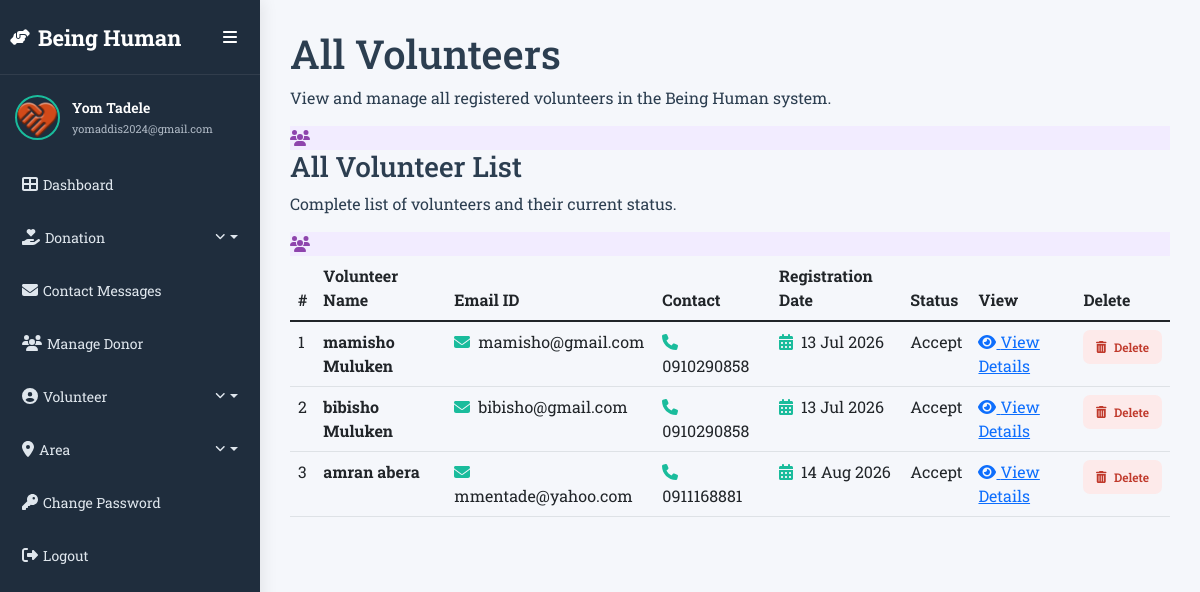
The page /all-volunteer/ (signed in) on the database its author committed.
### app/models.py (models this page shows, shortened)
class Volunteer(models.Model):
    user = models.ForeignKey(User, on_delete=models.CASCADE)
    contact = models.CharField(max_length=20, null=True)
    address = models.CharField(max_length=300, null=True)
    userpic = models.ImageField(upload_to='volunteer', null=True, blank=True)
    idpic = models.ImageField(upload_to='volunteer', null=True, blank=True)
    aboutme = models.CharField(max_length=300, null=True)
    status = models.CharField(max_length=20, null=True)
    regdate = models.DateTimeField(auto_now_add=True)
    adminremark = models.CharField(max_length=300, null=True)
    updationdate = models.DateField(null=True)

### app/views.py (the view)
def all_volunteer(request):
    if not request.user.is_authenticated:
        return redirect('/login-admin')
    volunteer = Volunteer.objects.all()
    return render(request, "app/all-volunteer.html", locals())

### app/templates/app/all-volunteer.html (shortened to what this page needs)
{% extends 'app/base-db-admin.html' %}
{% load static %}
{% block main %}
<div class="admin-page">
    <div class="admin-page-header">
        <div>
            <h1 class="admin-page-title">
                All Volunteers
            </h1>
            <p class="admin-page-subtitle">
                View and manage all registered volunteers in the Being Human system.
            </p>
        </div>
        <div class="admin-page-icon all-volunteer-page-icon">
            <i class="fas fa-users"></i>
        </div>
    </div>
    <div class="admin-content-card">
        <div class="admin-content-card-header">
            <div>
                <h3>
                    All Volunteer List
                </h3>
                <p>
                    Complete list of volunteers and their current status.
                </p>
            </div>
            <div class="admin-header-icon all-volunteer-header-icon">
                <i class="fas fa-users"></i>
            </div>
        </div>
        <div class="admin-table-wrapper">
            <table id="mytable"
                   class="table admin-table">
                <thead>
                    <tr>
                        <th scope="col">
                            #
                        </th>
                        <th scope="col">
                            Volunteer Name
                        </th>
                        <th scope="col">
                            Email ID
                        </th>
                        <th scope="col">
                            Contact
                        </th>
                        <th scope="col">
                            Registration Date
                        </th>
                        <th scope="col">
                            Status
                        </th>
                        <th scope="col">
                            View
                        </th>
                        <th scope="col">
                            Delete
                        </th>
                    </tr>
                </thead>
                <tbody>
                    {% for i in volunteer %}
                    <tr>
                        <td>
                            {{ forloop.counter }}
                        </td>
                        <td>
                            <strong>
                                {{ i.user.first_name }}
                                {{ i.user.last_name }}
                            </strong>
                        </td>
                        <td>
                            <span>
                                <i class="fas fa-envelope me-1"
                                   style="color:#1abc9c;"></i>
                                {{ i.user.email }}
                            </span>
                        </td>
                        <td>
                            <span>
                                <i class="fas fa-phone me-1"
                                   style="color:#1abc9c;"></i>
                                {{ i.contact }}
                            </span>
                        </td>
                        <td>
                            <span>
                                <i class="fas fa-calendar-alt me-1"
                                   style="color:#1abc9c;"></i>
                                {{ i.regdate|date:"d M Y" }}
                            </span>
                        </td>
                        <td>
                            {% if i.status == "Accepted" %}
                                <span class="admin-status accepted">
                                    {{ i.status }}
                                </span>
                            {% elif i.status == "Accept" %}
                                <span class="admin-status accepted">
                                    {{ i.status }}
                                </span>
                            {% elif i.status == "Rejected" %}
                                <span class="admin-status rejected">
                                    {{ i.status }}
                                </span>
                            {% elif i.status == "Reject" %}
                                <span class="admin-status rejected">
                                    {{ i.status }}
                                </span>
                            {% elif i.status == "Pending" %}
                                <span class="admin-status pending">
                                    {{ i.status }}
                                </span>
                            {% else %}
                                <span class="admin-status">
                                    {{ i.status }}
                                </span>
                            {% endif %}
                        </td>
                        <td>
                            <a href="{% url 'view_volunteerdetail' i.id %}"
                               class="admin-action-btn">
                                <i class="fas fa-eye"></i>
                                View Details
                            </a>
                        </td>
                        <td>
                            <a href="{% url 'delete_volunteer' i.id %}"
                               class="admin-delete-btn"
                               onclick="return confirm('Are you sure you want to delete this volunteer?')">
                                <i class="fas fa-trash-alt"></i>
                                Delete
                            </a>
                        </td>
                    </tr>
                    {% endfor %}
                </tbody>
            </table>
        </div>
    </div>
</div>
{% endblock main %}

### app/templates/app/base-db-admin.html (shortened to what this page needs)
{% load static %}
<!DOCTYPE html>
<html lang="en">
<head>
    <link rel="stylesheet"
          href="https://cdnjs.cloudflare.com/ajax/libs/font-awesome/6.1.1/css/all.min.css">
    <link rel="stylesheet"
          href="{% static 'css/bootstrap.css' %}">
    <link rel="stylesheet"
          href="https://cdn.datatables.net/1.11.5/css/jquery.dataTables.css">
    <link rel="stylesheet"
          href="{% static 'css/style-admin.css' %}">
</head>
<body>
<div class="sidebar" id="adminSidebar">
    <div class="logo_content">
        <div class="logo">
            <i class="fa fa-hands-helping"></i>
            <div class="logo_name">
               Being Human
            </div>
        </div>
        <button type="button"
                id="btn-sidebar"
                class="sidebar-toggle"
                title="Toggle Sidebar"
                aria-label="Toggle Sidebar">
            <i class="fa fa-bars"></i>
        </button>
    </div>
    <div class="profile_content">
        <div class="profile">
            <div class="profile_details">
                <img src="{% static 'images/logo1.png' %}"
                     alt="Admin Profile">
                <div class="name_job">
                    <div class="name">
                        {{ request.user.first_name }}
                        {{ request.user.last_name }}
                    </div>
                    <div class="email">
                        {{ request.user.email }}
                    </div>
                </div>
            </div>
        </div>
    </div>
    <ul class="nav_list">
        <li>
            <a href="{% url 'index_admin' %}">
                <i class="fa fa-th-large"></i>
                <span class="links_name">
                    Dashboard
                </span>
            </a>
        </li>
        <li class="sidebar-dropdown">
            <a href="#"
               class="dropdown-toggle"
               data-bs-toggle="dropdown"
               aria-expanded="false">
                <i class="fa fa-hand-holding-heart"></i>
                <span class="links_name">
                    Donation
                </span>
                <i class="down-arrow fa-solid fa-angle-down"></i>
            </a>
        </li>
        <li>
            <a href="{% url 'contact_messages' %}">
                <i class="fa-solid fa-envelope"></i>
                <span class="links_name">
                    Contact Messages
                </span>
            </a>
        </li>
        <li>
            <a href="{% url 'manage_donor' %}">
                <i class="fa fa-users"></i>
                <span class="links_name">
                    Manage Donor
                </span>
            </a>
        </li>
        <li class="sidebar-dropdown">
            <a href="#"
               class="dropdown-toggle"
               data-bs-toggle="dropdown"
               aria-expanded="false">
                <i class="fa fa-user-circle"></i>
                <span class="links_name">
                    Volunteer
                </span>
                <i class="down-arrow fa-solid fa-angle-down"></i>
            </a>
        </li>
        <li class="sidebar-dropdown">
            <a href="#"
               class="dropdown-toggle"
               data-bs-toggle="dropdown"
               aria-expanded="false">
                <i class="fa fa-map-marker-alt"></i>
                <span class="links_name">
                    Area
                </span>
                <i class="down-arrow fa-solid fa-angle-down"></i>
            </a>
        </li>
        <li>
            <a href="{% url 'changepwd_admin' %}">
                <i class="fa fa-key"></i>
                <span class="links_name">
                    Change Password
                </span>
            </a>
        </li>
        <li>
            <a href="{% url 'logout' %}">
                <i class="fa fa-sign-out-alt"></i>
                <span class="links_name">
                    Logout
                </span>
            </a>
        </li>
    </ul>
</div>
<div class="home_content" id="adminContent">
    {% block main %}
    {% endblock main %}
    {% include 'app/base-db-footer.html' %}
</body>
</html>

### app/static/css/style-admin.css (style rules this page uses)
* { box-sizing: border-box; }
html, body { margin: 0; padding: 0; width: 100%; min-height: 100%; }
body { font-family: "Roboto Slab", serif; background: #f5f7fb; color: #2c3e50; }
.sidebar { position: fixed; left: 0; top: 0; width: 260px; height: 100vh; background: #1f2d3d; color: #ffffff; z-index: 9999; overflow-y: auto; overflow-x: hidden; transition: width 0.3s ease, transform 0.3s ease; box-shadow: 3px 0 15px rgba(0, 0, 0, 0.08); }
.logo_content { height: 75px; display: flex; align-items: center; position: relative; padding: 0 10px; border-bottom: 1px solid rgba(255, 255, 255, 0.08); }
.logo { display: flex; align-items: center; min-width: 0; }
.logo_name { margin-left: 8px; font-size: 22px; font-weight: 700; white-space: nowrap; opacity: 1; transition: opacity 0.2s ease; }
.sidebar-toggle { position: absolute; top: 17px; right: 10px; width: 40px; height: 40px; display: flex; align-items: center; justify-content: center; padding: 0; border: none; outline: none; background: transparent; color: #ffffff; cursor: pointer; border-radius: 8px; z-index: 10001; transition: background 0.2s ease, color 0.2s ease; }
.profile_content { padding: 20px 15px; }
.profile_details { display: flex; align-items: center; min-width: 0; }
.profile_details img { width: 45px; height: 45px; object-fit: cover; border-radius: 50%; border: 2px solid #1abc9c; flex-shrink: 0; }
.name_job { margin-left: 12px; min-width: 0; transition: opacity 0.2s ease; }
.name { font-size: 14px; font-weight: 600; color: #ffffff; white-space: nowrap; overflow: hidden; text-overflow: ellipsis; }
.email { margin-top: 3px; font-size: 11px; color: #aeb8c4; white-space: nowrap; overflow: hidden; text-overflow: ellipsis; }
.nav_list { margin: 0; padding: 0 10px; list-style: none; }
.nav_list > li { position: relative; margin-bottom: 5px; }
.nav_list > li > a { height: 48px; display: flex; align-items: center; padding: 0 12px; text-decoration: none; color: #dfe6ed; border-radius: 8px; transition: background 0.2s ease, color 0.2s ease; }
.links_name { margin-left: 5px; font-size: 14px; white-space: nowrap; opacity: 1; transition: opacity 0.2s ease; }
.down-arrow { margin-left: auto; font-size: 12px; transition: transform 0.25s ease; }
.home_content { position: relative; min-height: 100vh; margin-left: 260px; padding: 30px; transition: margin-left 0.3s ease; }
.admin-delete-btn { display: inline-flex; align-items: center; gap: 7px; padding: 8px 13px; background: #fdeaea; color: #c0392b; border-radius: 7px; text-decoration: none; font-size: 12px; font-weight: 600; white-space: nowrap; transition: all 0.2s ease; }
.all-volunteer-page-icon { background: #f2ecff; color: #8e44ad; }
.all-volunteer-header-icon { background: #f2ecff; color: #8e44ad; }

### rows shown on the page
Volunteer: user.first_name "mamisho", user.last_name "Muluken", user.email "mamisho@gmail.com", contact "0910290858", regdate "13 Jul 2026", status "Accept"
Volunteer: user.first_name "bibisho", user.last_name "Muluken", user.email "bibisho@gmail.com", contact "0910290858", regdate "13 Jul 2026", status "Accept"
Volunteer: user.first_name "amran", user.last_name "abera", user.email "mmentade@yahoo.com", contact "0911168881", regdate "14 Aug 2026", status "Accept"

### other values the page prints
{{ request.user.first_name }} "Yom"
{{ request.user.last_name }} "Tadele"
{{ request.user.email }} "yomaddis2024@gmail.com"
